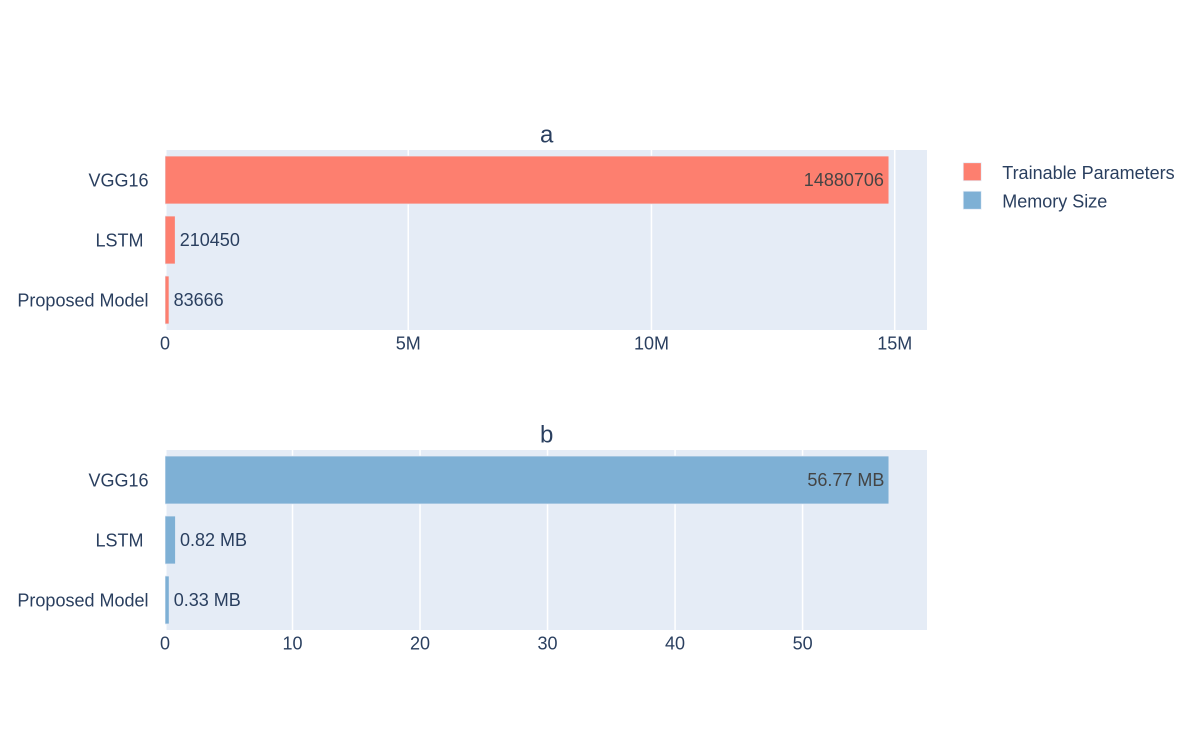
#> input picture combined_figure_with_subplots.png, 2400 x 1500 px, given in place of lena.png, which was not available (shown at 1/2 size)
$ jupyter execute --allow-errors Image_Processing.ipynb   (text cells are left out)
#> lines starting #> are read from the running program, lines starting #| are printed output that depends on the picture; after the words box and inside, x2 and y2 are one past the last pixel; in counts of white or black regions, pixels touching at a corner belong together; pictures that were not available may be replaced by others from this repository, and a replacement may not be noted
[cell 1]
import os
from skimage import io

[cell 2]
os.listdir()

[cell 3]
os.chdir("images/")

[cell 4]
import cv2

[cell 5]
imgCV = cv2.imread("lena.png",cv2.IMREAD_GRAYSCALE)
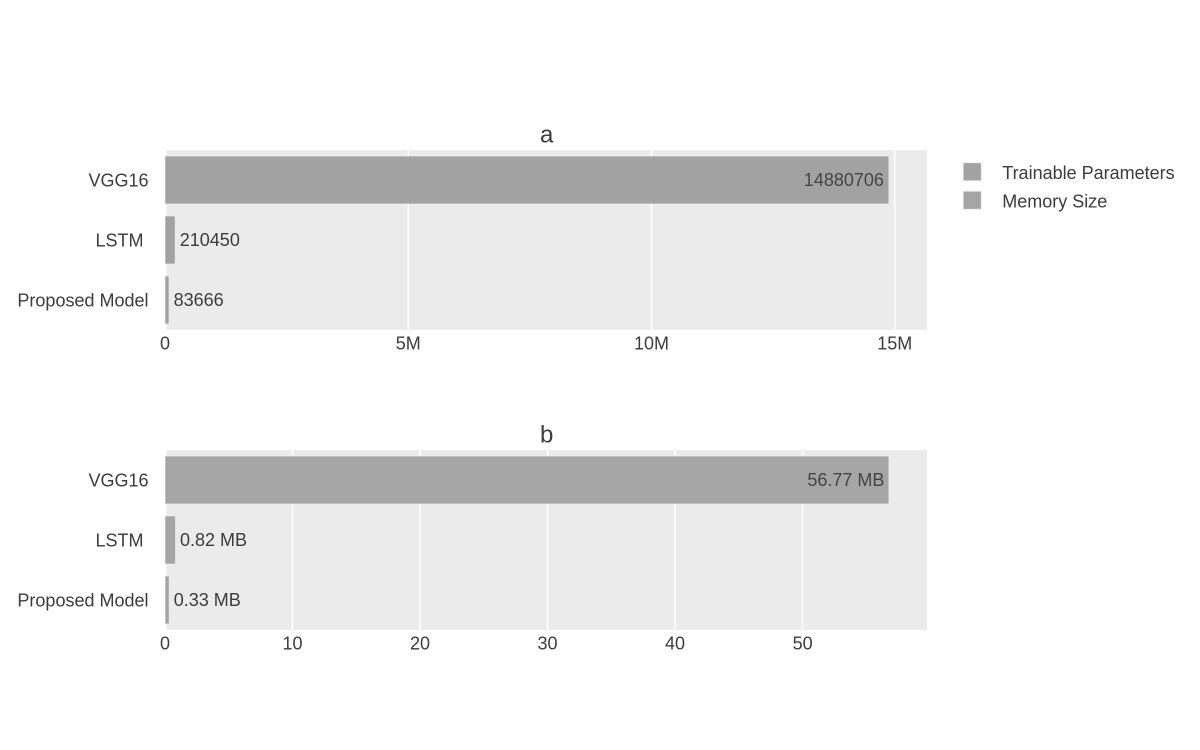
#> imgCV: shape (1500, 2400) (shown at 1/2 size); min 60, max 255, mean 242.2

[cell 6]
imgIO = io.imread("lena.png",as_gray=True)
#> imgIO: shape (1500, 2400) float64; min 0.239, max 1, mean 0.949

[cell 7]
img = imgCV

[cell 8]
from skimage.filters import gaussian,sobel,median

[cell 9]
img_gauss = gaussian(img,sigma=1,mode="constant",cval=0.02)

[cell 10]
io.imshow(img_gauss)

[cell 11]
img_sobel = sobel(img)
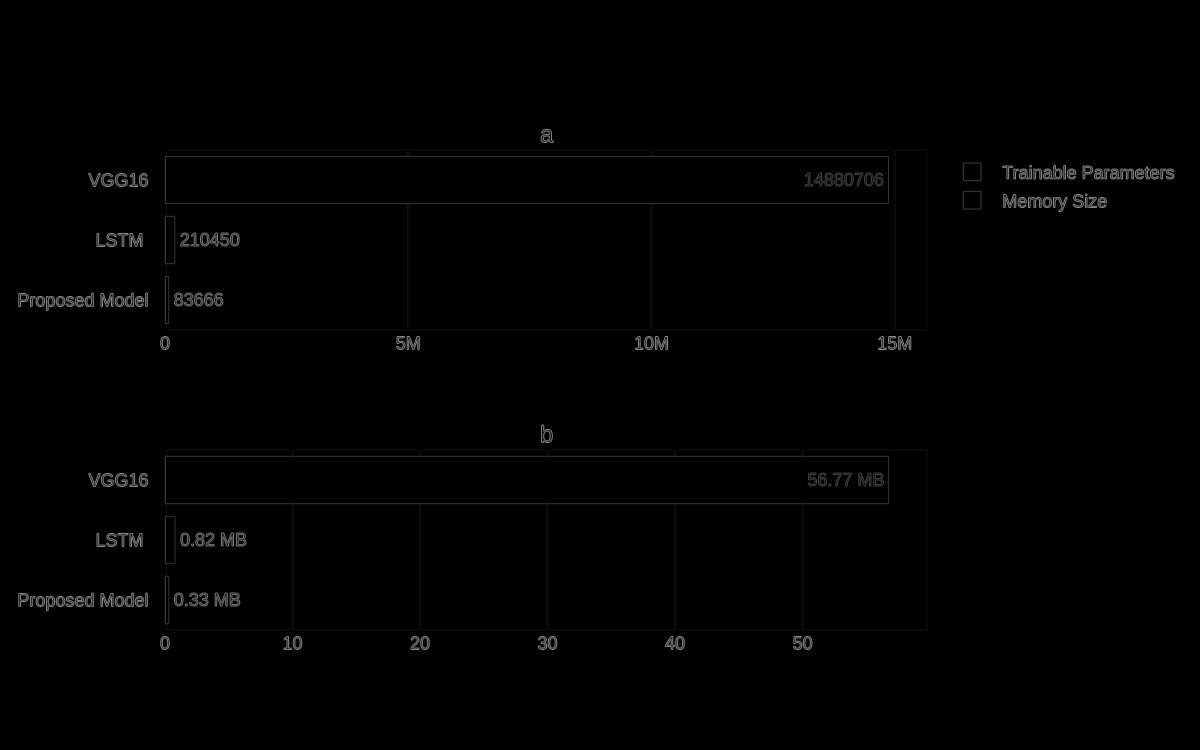
#> img_sobel: shape (1500, 2400) float64 (shown at 1/2 size); min 0, max 0.587, mean 0.00535
io.imshow(img_sobel)

[cell 12]
img_median = median(img)
io.imshow(img_median)

[cell 13]
edge_img = cv2.imread("Osteosarcoma_01.jpeg",cv2.IMREAD_GRAYSCALE)
edge = cv2.Canny(edge_img,120,130)
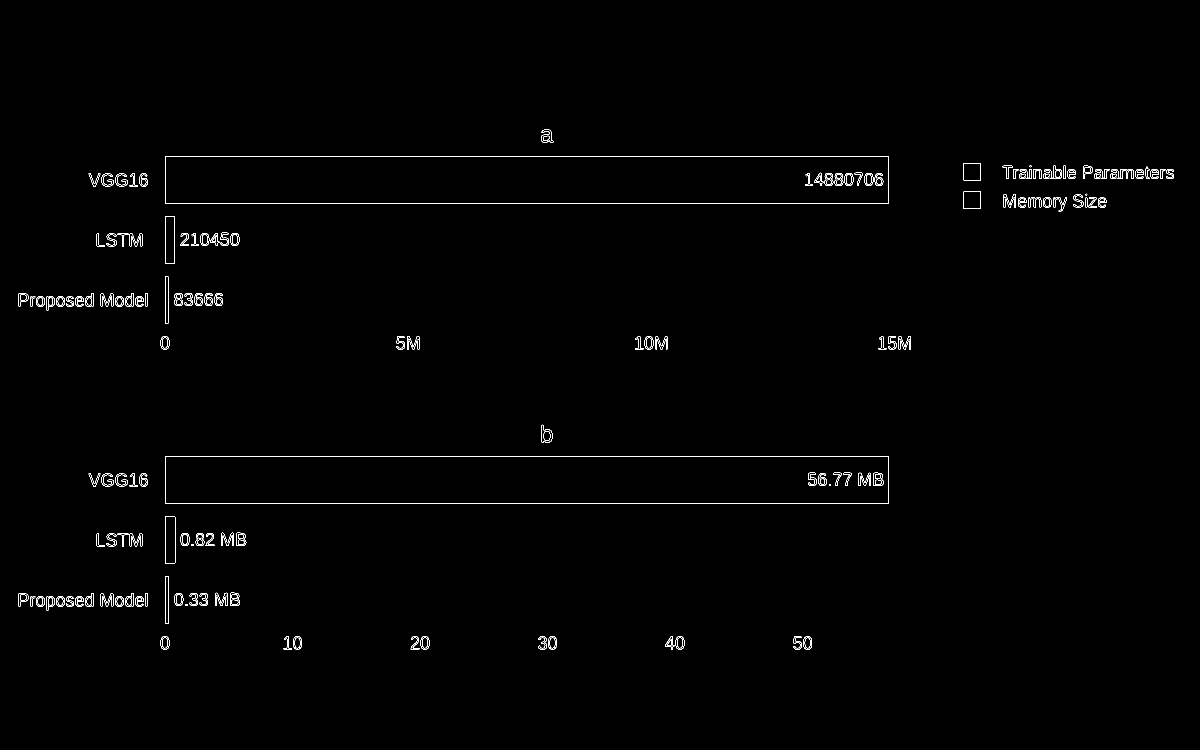
#> edge: shape (1500, 2400) (shown at 1/2 size); 0.66% white in thin lines or dots, all inside (x1, y1, x2, y2) = (37, 259, 2348, 1299)
io.imshow(edge)
